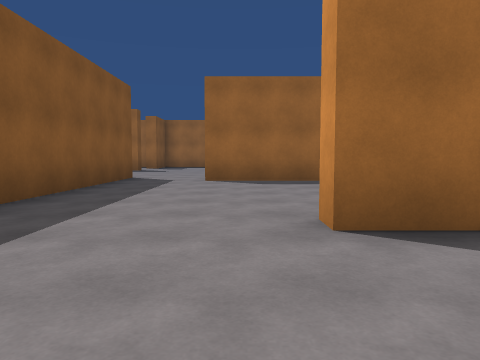
view 1 (above)

15 first-person views from a walk through a 3-D level made in the Unity game engine. The camera is 1.2 m above the floor, tilts 4° down and sees 70° across. Doors are open. The floor is counted in squares, 2 m on a side. Each view is taken from the middle of a square. On the plan, view 1 faces up. The plan holds only what a view shows up to about 10 squares ahead; the rest is blank. The place goes on beyond the plan. The player character is not drawn.

view 2
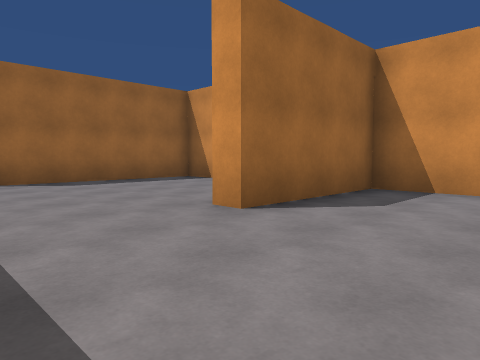

view 3
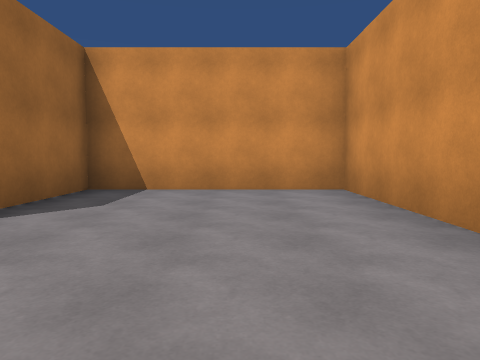

view 4
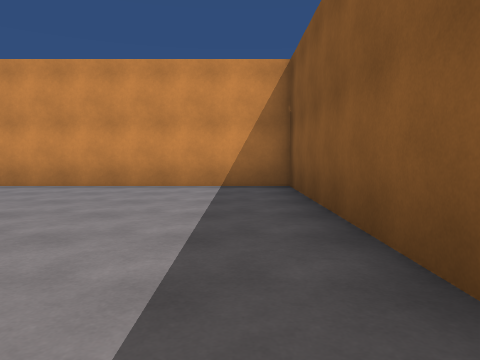

view 5
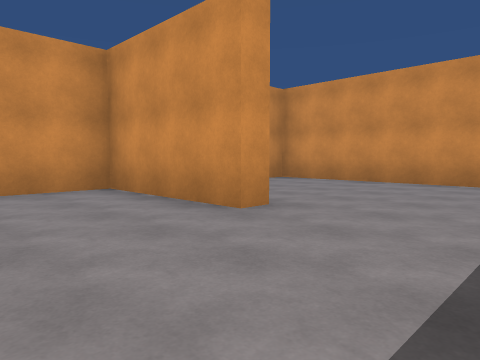

view 6
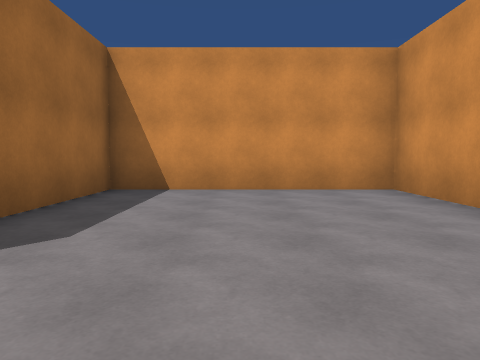

view 7
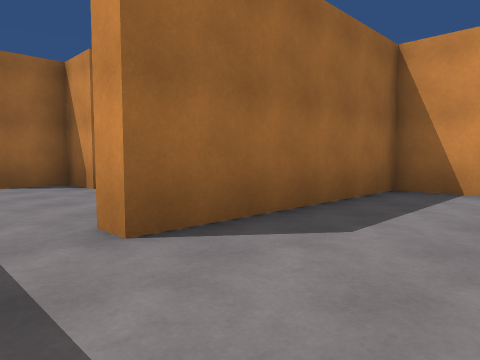

view 8
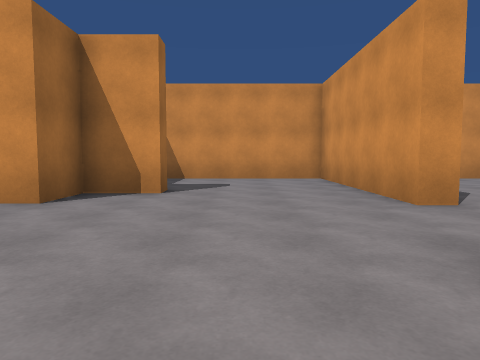

view 9
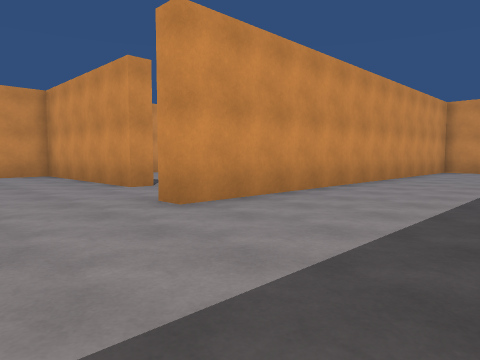

view 10
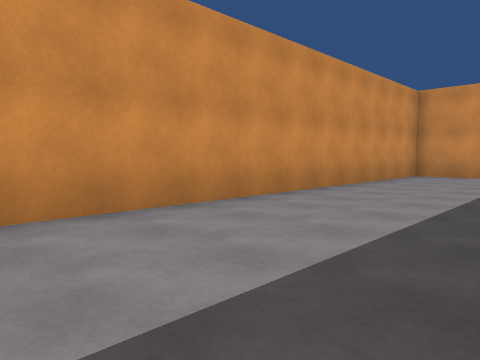

view 11
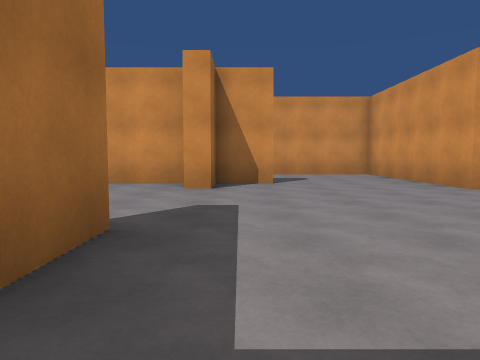

view 12
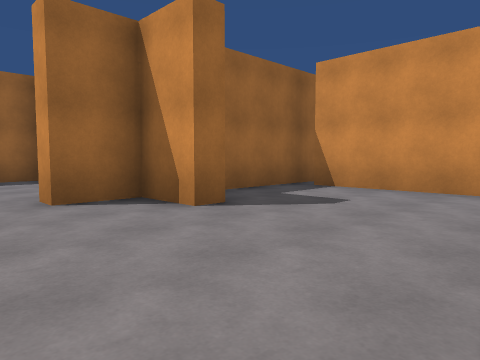

view 13
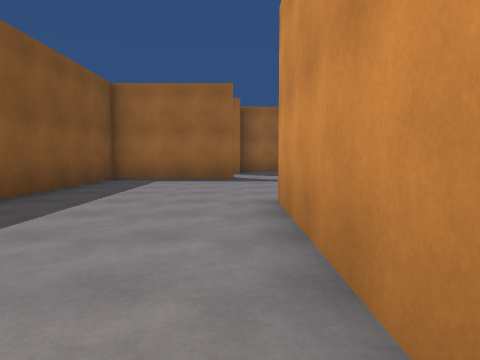

view 14
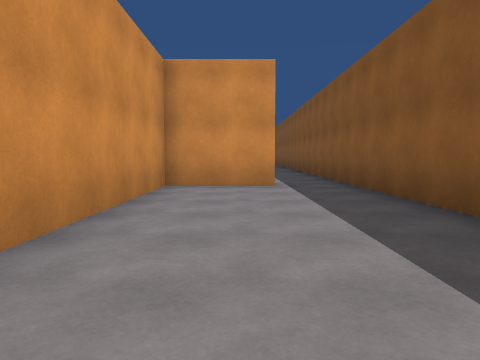

view 15
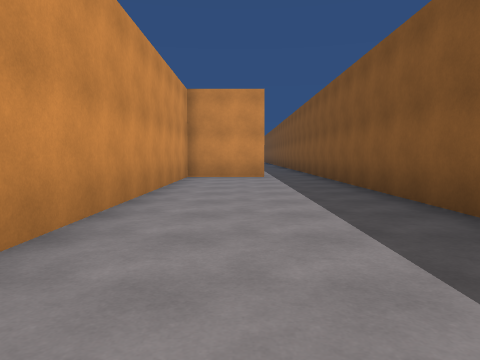

### Floor plan
Points are (right, up) in squares from view 1. A wall is a line through its corners. A room is listed if a view was taken in it or the views show most of it. See-through windows are left out.
Room 1 (views 1, 2, 3, 4, 5, 6, 7, 12)
walls: (-3, 9.5) (-3, -1.9) (4.1, -1.9) (4.1, 2.7) (0.8, 2.7) (0.8, 3.2) (4.1, 3.2) (4.1, 8.3) (-0.8, 8.3) (-0.8, 8.8)
ways out: opening at (-1.5, 9) to room 2
Room 2 (views 8, 9, 10, 11, 13, 14, 15)
walls: (-0.8, 8.8) (4.1, 8.8) (4.1, 13); (-4.1, 14.1) (-7.3, 14.1) (-7.3, 12.9); (1.1, 12.3) (0.5, 12.3) (0.5, 13.5) (-0.8, 13.5) (-0.8, 14.1); (-5.8, -1.9) (-3.5, -1.9) (-3.5, 9.5) (-3, 9.5); (4.9, 13.5) (2.1, 13.5)
ways out: opening at (-1.5, 9) to room 1; opening at (-6.5, -2)

Positions as (right, up) in squares from view 1, and headings:
1: (0, 0), facing up
2: (-2, 0), facing up-right
3: (-2, 0), facing right
4: (-2, 5), facing down
5: (-2, 6), facing down-right
6: (-2, 6), facing right
7: (-2, 6), facing up-right
8: (-5, 11), facing right
9: (-7, 12), facing down-right
10: (-7, 9), facing down-right
11: (-7, 13), facing right
12: (-2, 9), facing up-right
13: (-4, 5), facing up
14: (-5, 5), facing down
15: (-5, 8), facing down
